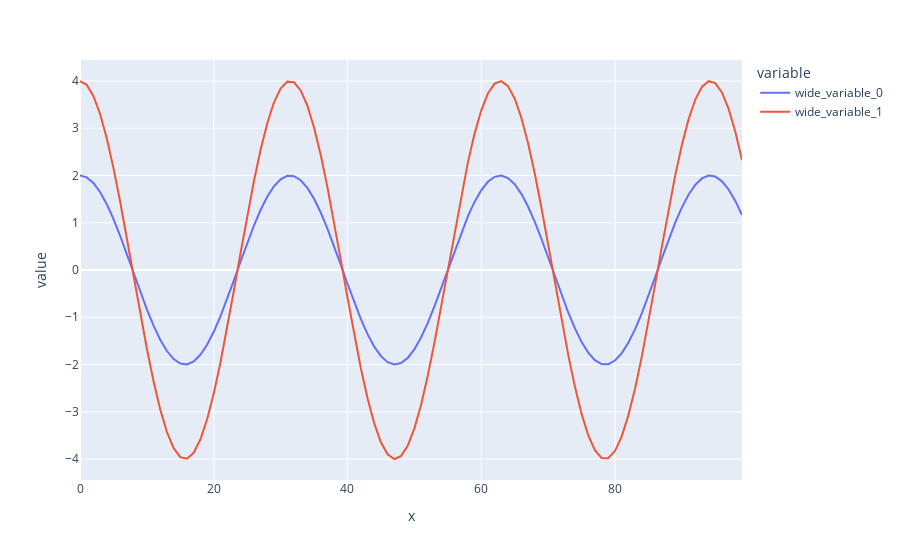

Notebook cell for this chart:
### Code cell
# Amplitude
px.line(y=[model(1, 0.2, 0, T), model(2, 0.2, 0, T)],x=T)
